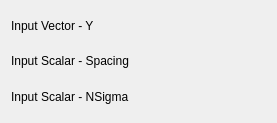
<ui version="4.0" >
 <class>FilterDespikeConfig</class>
 <widget class="QWidget" name="FilterDespikeConfig" >
  <property name="geometry" >
   <rect>
    <x>0</x>
    <y>0</y>
    <width>277</width>
    <height>123</height>
   </rect>
  </property>
  <layout class="QVBoxLayout" name="verticalLayout" >
   <item>
    <layout class="QHBoxLayout" name="horizontalLayout" >
     <item>
      <widget class="QLabel" name="label_3" >
       <property name="sizePolicy" >
        <sizepolicy vsizetype="Fixed" hsizetype="Fixed" >
         <horstretch>0</horstretch>
         <verstretch>0</verstretch>
        </sizepolicy>
       </property>
       <property name="text" >
        <string>Input Vector - Y</string>
       </property>
       <property name="wordWrap" >
        <bool>false</bool>
       </property>
      </widget>
     </item>
     <item>
      <widget class="Kst::VectorSelector" native="1" name="_vector" >
       <property name="sizePolicy" >
        <sizepolicy vsizetype="Preferred" hsizetype="Expanding" >
         <horstretch>0</horstretch>
         <verstretch>0</verstretch>
        </sizepolicy>
       </property>
      </widget>
     </item>
    </layout>
   </item>
   <item>
    <layout class="QHBoxLayout" name="horizontalLayout_2" >
     <item>
      <widget class="QLabel" name="label_4" >
       <property name="sizePolicy" >
        <sizepolicy vsizetype="Fixed" hsizetype="Fixed" >
         <horstretch>0</horstretch>
         <verstretch>0</verstretch>
        </sizepolicy>
       </property>
       <property name="text" >
        <string>Input Scalar - Spacing</string>
       </property>
       <property name="wordWrap" >
        <bool>false</bool>
       </property>
      </widget>
     </item>
     <item>
      <widget class="Kst::ScalarSelector" native="1" name="_scalarSpacing" />
     </item>
    </layout>
   </item>
   <item>
    <layout class="QHBoxLayout" name="horizontalLayout_3" >
     <item>
      <widget class="QLabel" name="label_5" >
       <property name="sizePolicy" >
        <sizepolicy vsizetype="Fixed" hsizetype="Fixed" >
         <horstretch>0</horstretch>
         <verstretch>0</verstretch>
        </sizepolicy>
       </property>
       <property name="text" >
        <string>Input Scalar - NSigma</string>
       </property>
       <property name="wordWrap" >
        <bool>false</bool>
       </property>
      </widget>
     </item>
     <item>
      <widget class="Kst::ScalarSelector" native="1" name="_scalarNSigma" />
     </item>
    </layout>
   </item>
  </layout>
 </widget>
 <layoutdefault spacing="6" margin="11" />
 <pixmapfunction>qPixmapFromMimeSource</pixmapfunction>
 <customwidgets>
  <customwidget>
   <class>Kst::VectorSelector</class>
   <extends>QWidget</extends>
   <header>vectorselector.h</header>
  </customwidget>
  <customwidget>
   <class>Kst::ScalarSelector</class>
   <extends>QWidget</extends>
   <header>scalarselector.h</header>
  </customwidget>
 </customwidgets>
 <resources/>
 <connections/>
</ui>
